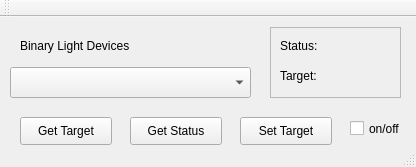
<?xml version="1.0" encoding="UTF-8"?>
<ui version="4.0">
 <class>MainWindow</class>
 <widget class="QMainWindow" name="MainWindow">
  <property name="geometry">
   <rect>
    <x>0</x>
    <y>0</y>
    <width>416</width>
    <height>167</height>
   </rect>
  </property>
  <property name="minimumSize">
   <size>
    <width>416</width>
    <height>167</height>
   </size>
  </property>
  <property name="maximumSize">
   <size>
    <width>416</width>
    <height>167</height>
   </size>
  </property>
  <property name="windowTitle">
   <string>Brisa Light Switcher</string>
  </property>
  <widget class="QWidget" name="centralWidget">
   <widget class="QComboBox" name="comboBox">
    <property name="geometry">
     <rect>
      <x>10</x>
      <y>50</y>
      <width>241</width>
      <height>31</height>
     </rect>
    </property>
   </widget>
   <widget class="QLabel" name="deviceListLabel">
    <property name="geometry">
     <rect>
      <x>20</x>
      <y>20</y>
      <width>141</width>
      <height>18</height>
     </rect>
    </property>
    <property name="text">
     <string>Binary Light Devices</string>
    </property>
    <property name="textFormat">
     <enum>Qt::AutoText</enum>
    </property>
    <property name="scaledContents">
     <bool>false</bool>
    </property>
    <property name="wordWrap">
     <bool>false</bool>
    </property>
   </widget>
   <widget class="QFrame" name="frame">
    <property name="geometry">
     <rect>
      <x>270</x>
      <y>10</y>
      <width>131</width>
      <height>71</height>
     </rect>
    </property>
    <property name="minimumSize">
     <size>
      <width>131</width>
      <height>71</height>
     </size>
    </property>
    <property name="frameShape">
     <enum>QFrame::StyledPanel</enum>
    </property>
    <property name="frameShadow">
     <enum>QFrame::Raised</enum>
    </property>
    <widget class="QLabel" name="targetLabel">
     <property name="geometry">
      <rect>
       <x>90</x>
       <y>10</y>
       <width>21</width>
       <height>21</height>
      </rect>
     </property>
     <property name="minimumSize">
      <size>
       <width>21</width>
       <height>21</height>
      </size>
     </property>
     <property name="maximumSize">
      <size>
       <width>21</width>
       <height>21</height>
      </size>
     </property>
     <property name="text">
      <string/>
     </property>
     <property name="scaledContents">
      <bool>true</bool>
     </property>
    </widget>
    <widget class="QLabel" name="statusLabel">
     <property name="geometry">
      <rect>
       <x>90</x>
       <y>40</y>
       <width>21</width>
       <height>21</height>
      </rect>
     </property>
     <property name="minimumSize">
      <size>
       <width>21</width>
       <height>21</height>
      </size>
     </property>
     <property name="maximumSize">
      <size>
       <width>21</width>
       <height>21</height>
      </size>
     </property>
     <property name="text">
      <string/>
     </property>
     <property name="scaledContents">
      <bool>true</bool>
     </property>
    </widget>
    <widget class="QLabel" name="status">
     <property name="geometry">
      <rect>
       <x>10</x>
       <y>10</y>
       <width>62</width>
       <height>18</height>
      </rect>
     </property>
     <property name="text">
      <string>Status:</string>
     </property>
    </widget>
    <widget class="QLabel" name="target">
     <property name="geometry">
      <rect>
       <x>10</x>
       <y>40</y>
       <width>62</width>
       <height>18</height>
      </rect>
     </property>
     <property name="text">
      <string>Target:</string>
     </property>
    </widget>
   </widget>
   <widget class="QPushButton" name="setTargetButton">
    <property name="geometry">
     <rect>
      <x>240</x>
      <y>100</y>
      <width>92</width>
      <height>28</height>
     </rect>
    </property>
    <property name="text">
     <string>Set Target</string>
    </property>
   </widget>
   <widget class="QCheckBox" name="checkBox">
    <property name="geometry">
     <rect>
      <x>350</x>
      <y>100</y>
      <width>71</width>
      <height>23</height>
     </rect>
    </property>
    <property name="text">
     <string>on/off</string>
    </property>
   </widget>
   <widget class="QPushButton" name="getTargetButton">
    <property name="geometry">
     <rect>
      <x>20</x>
      <y>100</y>
      <width>92</width>
      <height>28</height>
     </rect>
    </property>
    <property name="text">
     <string>Get Target</string>
    </property>
   </widget>
   <widget class="QPushButton" name="getStatusButton">
    <property name="geometry">
     <rect>
      <x>130</x>
      <y>100</y>
      <width>92</width>
      <height>28</height>
     </rect>
    </property>
    <property name="text">
     <string>Get Status</string>
    </property>
   </widget>
  </widget>
  <widget class="QMenuBar" name="menuBar">
   <property name="geometry">
    <rect>
     <x>0</x>
     <y>0</y>
     <width>416</width>
     <height>27</height>
    </rect>
   </property>
  </widget>
  <widget class="QToolBar" name="mainToolBar">
   <attribute name="toolBarArea">
    <enum>TopToolBarArea</enum>
   </attribute>
   <attribute name="toolBarBreak">
    <bool>false</bool>
   </attribute>
  </widget>
  <widget class="QStatusBar" name="statusBar"/>
 </widget>
 <layoutdefault spacing="6" margin="11"/>
 <resources/>
 <connections/>
</ui>
